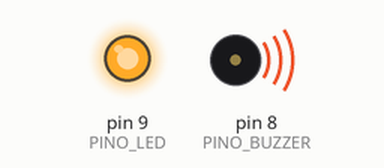
This sketch was run on a simulated Arduino Uno, built with avr-gcc and run on an emulated ATmega328P. On the bench: output pins drawn as LEDs (lit = HIGH), buzzer (waves = sounding).

Above: at 0.7 s.
At 3.95 s:
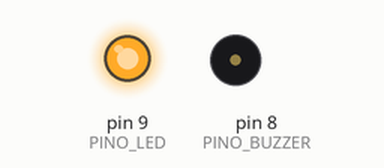
At 4.5 s:
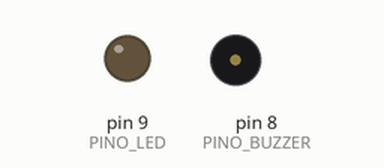
Timing chart, 0 to 5.8 s (numbered marks = the images above):
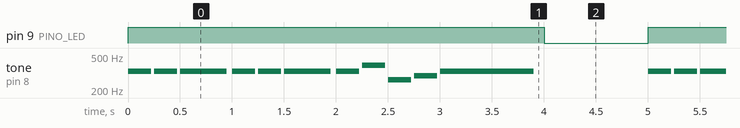

The sketch:

aula28_nivel3.ino
```cpp
// Aula 28 – Nível 3: Funções para tocar música
// pecas: buzzer 8; led 9 azul
// tocar(nota, tempos) acende o LED junto com cada nota
#include <Arduino.h>                                // funções do Arduino (pinMode, digitalWrite, delay...)
#define PINO_BUZZER 8                               // buzzer no pino 8
#define PINO_LED 9                                  // LED no pino 9
#define BATIDA 250                           // duração de um tempo (ms)

void tocar(int frequencia, int tempos) {            // toca uma nota por alguns tempos
  digitalWrite(PINO_LED, HIGH);                     // acende/liga PINO_LED
  tone(PINO_BUZZER, frequencia, tempos * BATIDA * 0.9);   // 90% do tempo soando: separa as notas
  delay(tempos * BATIDA);                           // espera o tempo calculado (ms)
  digitalWrite(PINO_LED, LOW);                      // apaga/desliga PINO_LED
}

void pausa(int tempos) {                            // silêncio por alguns tempos
  delay(tempos * BATIDA);                           // espera o tempo calculado (ms)
}

void setup() {                                      // roda uma vez, quando a placa liga
  pinMode(PINO_LED, OUTPUT);                        // PINO_LED como saída
}

void loop() {                                       // repete para sempre
  tocar(330, 1); tocar(330, 1); tocar(330, 2);      // mi mi mi
  tocar(330, 1); tocar(330, 1); tocar(330, 2);      // mi mi mi
  tocar(330, 1); tocar(392, 1); tocar(262, 1); tocar(294, 1); tocar(330, 4);   // mi sol dó ré mi
  pausa(4);                                         // pausa antes de repetir
}
```

Measured:
- by itself, pin 9 (PINO_LED): alternates HIGH for 4.0 s and LOW for 1.0 s
- by itself, tone on pin 8 (PINO_BUZZER): plays 330 Hz for 0.23 s, 330 Hz for 0.23 s, 330 Hz for 0.45 s, 330 Hz for 0.23 s, 330 Hz for 0.23 s, 330 Hz for 0.45 s … (286 notes in this stretch)
